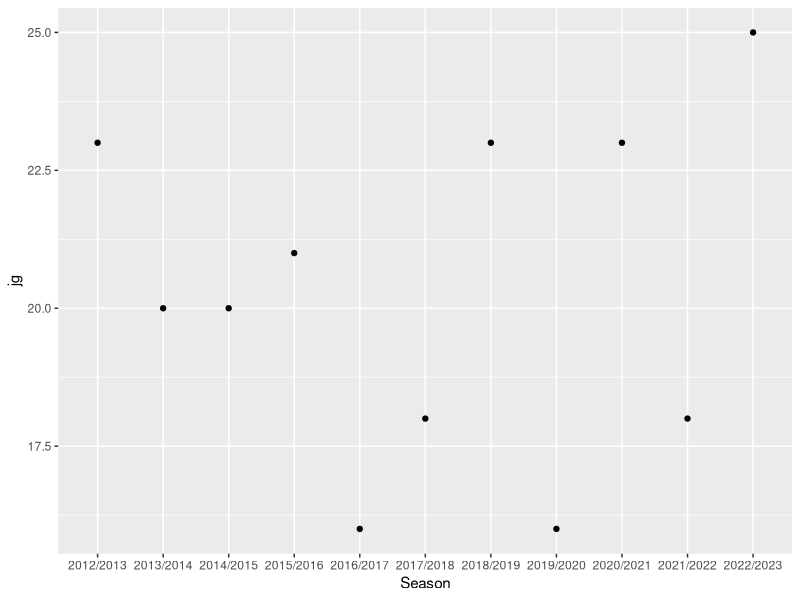

Write the R code that produced this figure.
#El presente proyecto tiene como objetivo explorar los
#Resultados del Club América del año 2013 al 2023

library(data.table)
library (tidyverse)
library(ggplot2)

setwd("~/Documentos/GitHub/America")

america <- read.csv("America_Data.csv", header= TRUE, sep=",")
#Las siguientes lineas extraen la data del america se pueden usar para
#Extraer la data de otros equipos del CSV MEX
#america <- filter(Data, Home == "Club America" | Away == "Club America")
#america <- select(america, Season, Date, Home, Away, HG, AG, Res )                  
#write.csv(america, "America_Data.csv", row.names = F)

#La siguinete linea regresa si el club jugo local o visitante
america <- america %>% 
  mutate(HorA=as.character(ifelse(america$Home=="Club America", "H", "A")))

#Esta linea regresa si ganó, perdió o empató el juego 

america <- america %>%
  mutate(Resultado=as.character(ifelse(america$HorA==america$Res,"G",
                                     ifelse(america$Res=="D","E", "P"))))

#Las siguientes lineas regresan columnas señalando los juesgos G, E, P

america <- america %>%
  mutate(Ganados=as.numeric(ifelse(america$Resultado=="G", 1, 0)))
america <- america %>%
  mutate(Perdidos=as.numeric(ifelse(america$Resultado=="P", 1, 0)))
america <- america %>%
  mutate(Empatados=as.numeric(ifelse(america$Resultado=="E", 1, 0)))

#Las siguinete linea regresa una columna con el rival 

america <- america %>%
  mutate(Rival=as.character(ifelse(america$Home=="Club America", 
                                   america$Away, america$Home)))
ganados_af<- america %>% group_by(Season) %>% summarise(jg=sum(Ganados))

gaf_plot <- ggplot(ganados_af,
                   aes(x=Season, y=jg))+
  geom_point()
gaf_plot
